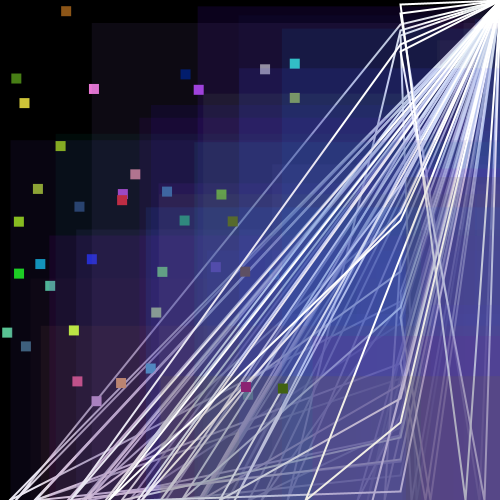
Frame 1 (no input)
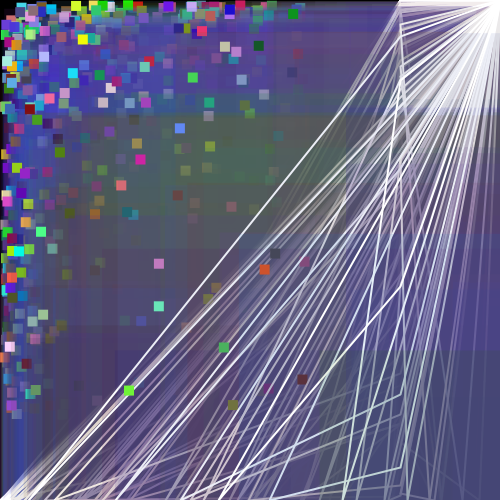
Frame 60 (the mouse pressed at the canvas centre just before this capture)
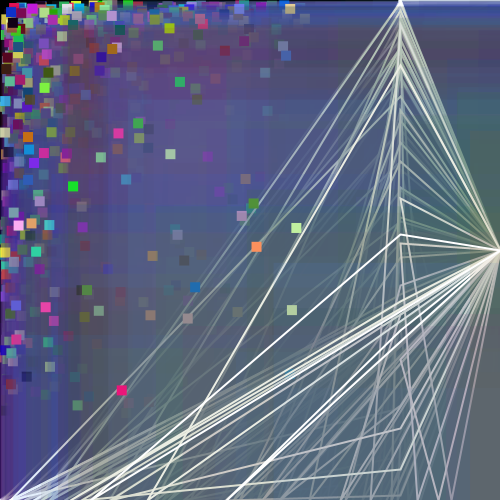
Frame 120 (the mouse held since frame 60 and released just before this capture)

The Processing sketch that drew these frames (run headless with seeded random() and noise(); from frame 60 on, the mouse is pressed at the canvas centre):

// Processing sketch: processing_40048
// ── processing_40048.pde

//natalia velasquez
//este programita es para que al mover el mouse, los "quad", varien y al pasarlo por la esquino superior izquierda de la pantalla aparezcan pequeños cuadros de colores.
                
                void setup () {
  size (500, 500);
  smooth ();
  background (0);
}
void draw () {
  for (int pepe =10; pepe <50; pepe++) {
    casa (mouseX, mouseY);
    techo (500, 500);
    perro (10, 10);
  }
}

void casa (int hola, int chao) { //esta es la funcion que hace los "quad" y varian con el movimiento del mouse.
  noFill();
  strokeWeight (2);
  stroke (255);
  quad (  500, hola, 400, random(500), random(500), 500, 500, chao);
}
void techo (int lola, int pancho) { // esta es la funcion que hace aparece los cuadrados de fondo que varian de color con una transparencia de 30.
  noStroke ();
  fill( random(150), random(150), random(255), 30);
  rect (random (500), random (400), lola, pancho);
}

void perro (int jaja, int jeje) { //esta es la funcion que hace aparecer los cuadritos en la parte superior izquierda
  if (mouseX < 300)
  
  fill(random (255), random (255), random(255));
  rect (random (300), random (410), jaja, jeje);
}
